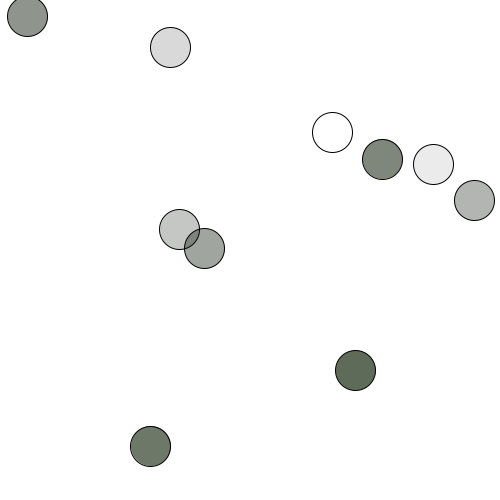
Frame 1 (no input)
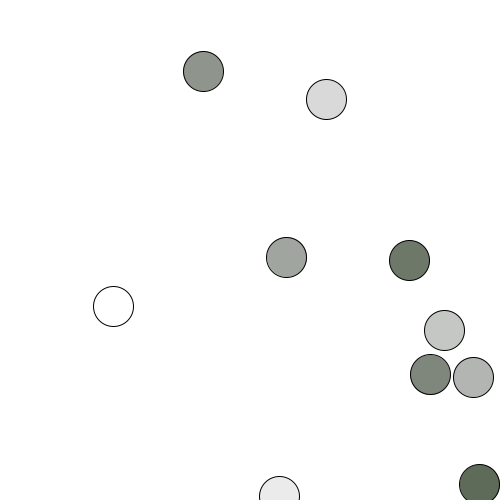
Frame 60 (the mouse pressed at the canvas centre just before this capture)
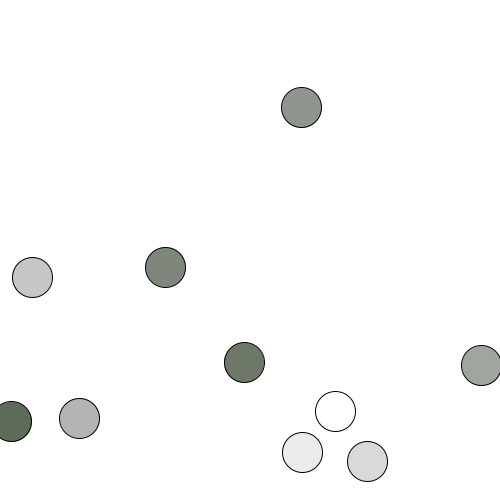
Frame 120 (the mouse held since frame 60 and released just before this capture)

The Processing sketch that drew these frames (run headless with seeded random() and noise(); from frame 60 on, the mouse is pressed at the canvas centre):

// Processing sketch: OOP_03
// ── OOP_03.pde
Circle[] circles = new Circle[10];

void setup()
{
  size(500, 500);
  
  for (int i = 0; i < circles.length; i++)
  {
    circles[i] = new Circle(i * 3, i * 5, i * 2, i * 20, 40); 
  }
}

void draw()
{
  background(255);
  
  for (int i = 0; i < circles.length; i++)
  {
    circles[i].move();
    circles[i].display();
  }
}

void mousePressed()
{
  for (int i = 0; i < circles.length; i++)
  {
    circles[i].setXSpeed(random(0, 10));
    circles[i].setYSpeed(random(0, 10));
  }
}

void keyPressed()
{
  if (key == 'a')
  {
    for (int i = 0; i < circles.length; i++)
    {
      circles[i].setColor(0, 255, 0, 127);
      circles[i].setSize(60);
    }
  }
  
  if (key == 's')
  {
    for (int i = 0; i < circles.length; i++)
    {
      circles[i].setSize(int(random(10, 150)));
    }
  }
  
  if (key == 'd')
  {
    for (int i = 0; i < circles.length; i++)
    {
      int _r = int(random(0, 255));  //"casting": converting from float to integer
      int _g = int(random(0, 255));
      int _b = int(random(0, 255));
      int _a = int(random(0, 255));
      circles[i].setColor(_r, _g, _b, _a);
    }
  }
}

// ── Circle.pde
class Circle 
{
  int r;
  int g;
  int b;
  int a;
  int size;
  int xDir;
  int yDir;
  
  float xPos;
  float yPos;
  float xSpeed;
  float ySpeed;
  float currentXSpeed;
  float currentYSpeed;
  
  Circle(int tempR, int tempG, int tempB, int tempA, int tempSize)
  {
    r = tempR;
    g = tempG;
    b = tempB;
    a = tempA;
    size = tempSize;
    xDir = 0;
    xDir = 0;
    xPos = random(0, width);
    yPos = random(0, height);
    xSpeed = random(0.75, 10);
    ySpeed = random(0.75, 10);
  }
  
  void display()
  {
    ellipseMode(CENTER);
    fill(r, g, b, a);
    ellipse(xPos, yPos, size, size);
  }
  
  void move()
  {
    xPos = xPos + xSpeed;
    yPos = yPos + ySpeed;
    
    if (xPos > width || xPos <= 0)
    {
      xDir = 1;
    }
   
    if (xDir == 1)
    {
      xDir = 0;
      xSpeed = -xSpeed;
    }
    
    if (yPos > height || yPos <= 0)
    {
      yDir = 1;
    }
    
    if (yDir == 1)
    {
      yDir = 0;
      ySpeed = -ySpeed;
    }
  }
  
  float getXPos()
  {
    return xPos;
  }
  
  float getYPos()
  {
    return yPos;
  }
  
  void setXSpeed(float tempXSpeed)
  {
    xSpeed = tempXSpeed;
  }
  
  void setYSpeed(float tempYSpeed)
  {
    ySpeed = tempYSpeed;
  }
  
  void setColor(int tempR, int tempG, int tempB, int tempA)
  {
    r = tempR;
    g = tempG;
    b = tempB;
    a = tempA;
  } 
  
  void setSize(int tempSize)
  {
    size = tempSize;
  }
}
